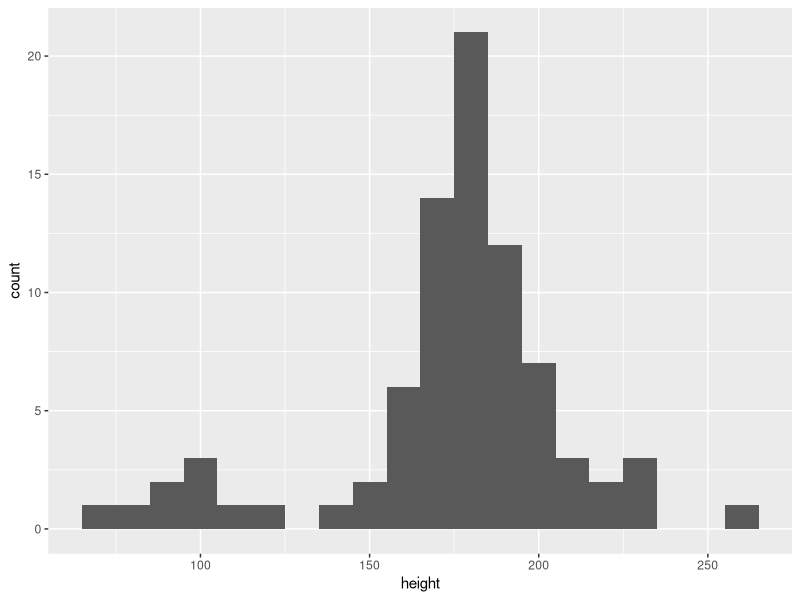

The R source for this figure:
## ---- chunk 1
library(dplyr)
library(ggplot2)
library(rmarkdown)
## ---- chunk 2
sample3 <- c("Male","Female","Male","Female","Female")
gender <- factor(sample3)
class(gender)
summary(gender)
## ---- chunk 3
glimpse(starwars)
## ---- chunk 4
ggplot(data = starwars, mapping = aes(x = height)) +
  geom_histogram(binwidth = 10)
## ---- chunk 5
starwars %>% group_by(species) %>%
  summarise(height=mean(height,na.rm = T),mass=mean(mass,na.rm = T)) %>%
  mutate(BMI = mass / ((height/100)^2)) %>% 
  arrange(desc(BMI)) %>%
  head(10)
